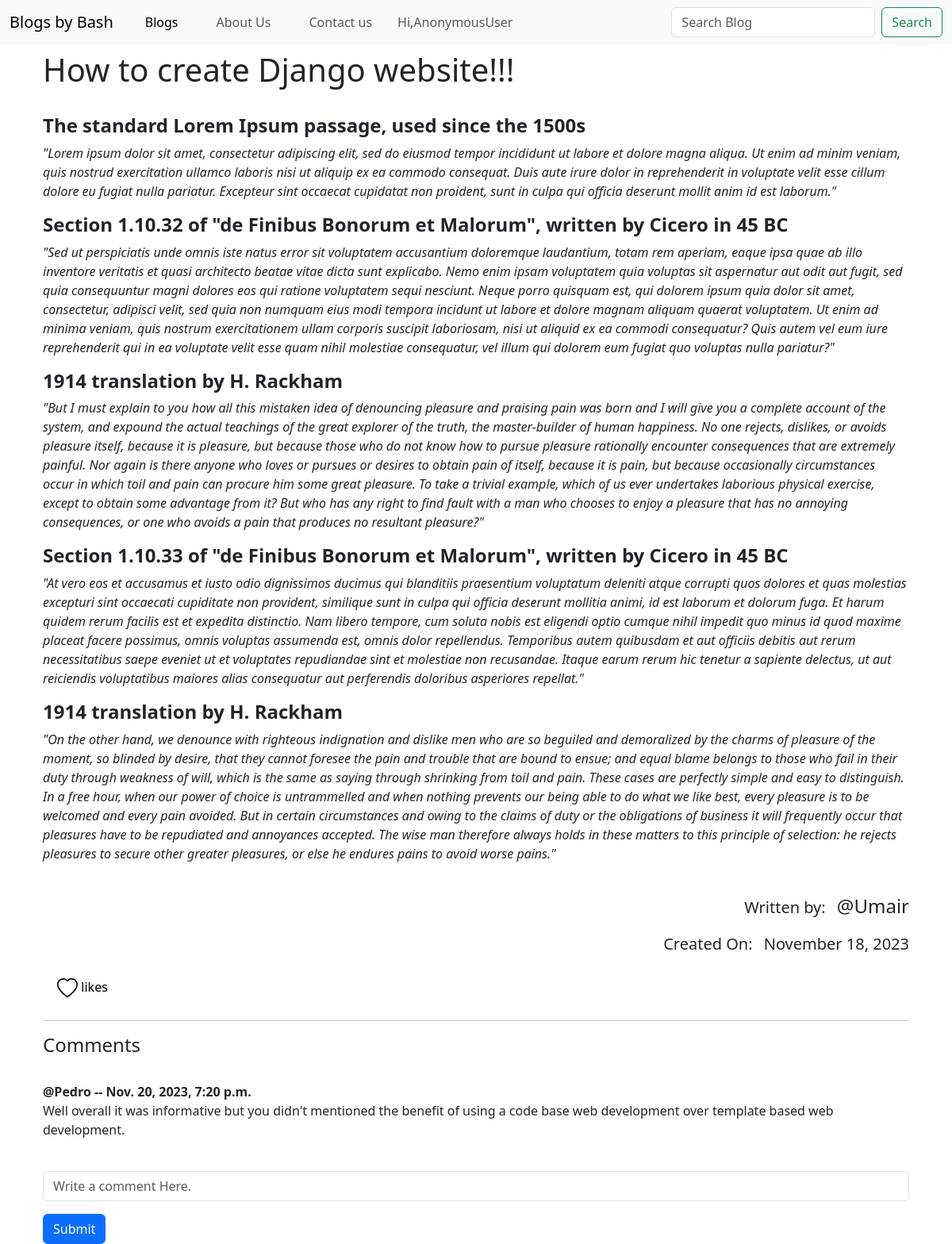
/Blogs_post/1/, run on an earlier commit of the app's database.
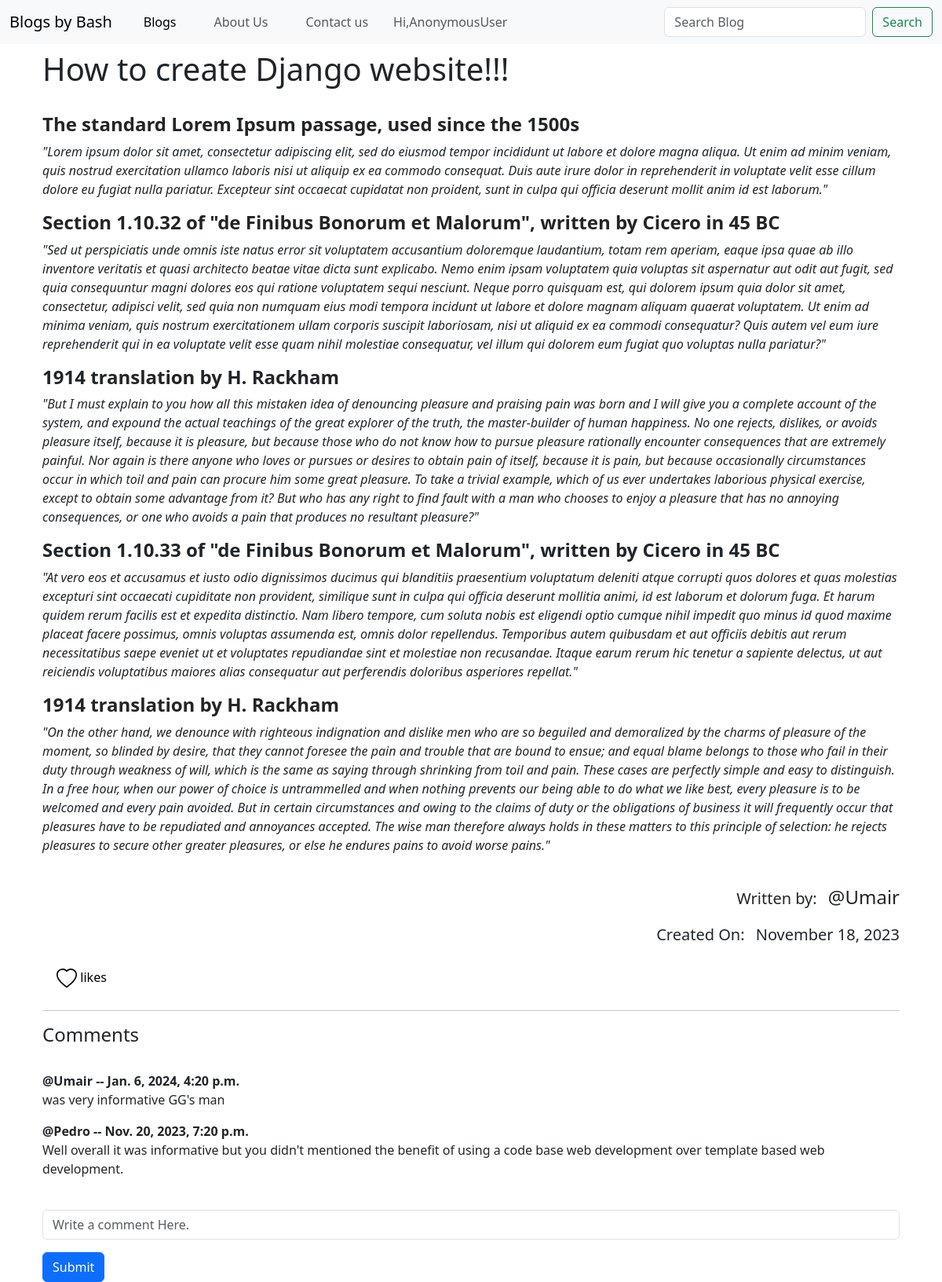
And on a later commit of the database.
### Blog_Website/models.py (models this page shows)
class Comments(models.Model):
    post = models.ForeignKey(Post , on_delete= models.CASCADE , null=True)
    cmt = models.TextField()
    name = models.CharField(max_length=50 , default="Anonymous")
    date_cmt = models.DateTimeField(auto_now_add=True)
    class Meta:
        ordering = ['-date_cmt']

### Blog_Website/views.py (the view, shortened to what this page needs)
# urls.py: path('Blogs_post/<str:pk>/', views.DescView, name='desc'),
def DescView(request, pk):
    post = Post.objects.filter(id = pk).first()
    comments= Comments.objects.filter(post=post)
    context = {'post': post , 'comments': comments}
    return render(request, 'detail.html', context)

### Blog_Website/templates/detail.html (shortened to what this page needs)
{% extends 'navbar.html' %}
{% block content %}
<!DOCTYPE html>
<html lang="en">
<head>
    <div class="container">
    <link href="https://cdn.jsdelivr.net/npm/bootstrap@5.3.2/dist/css/bootstrap.min.css"
     rel="stylesheet"
>
</head>
<body>
    <div class="container">
        <h1 >{{ post.title }}</h1>
        <br>
        {{ post.description | safe}}
        <br>
        <div class="col-md-12 text-end">
            <p style="display: inline-block; margin-right: 10px; font-size: 20px;">Written by:</p>
            <h4 style="display: inline-block; margin: 0;">@{{ post.auther }}</h4>
        </div>
        <div class="col-md-12 text-end">
            <p style="display: inline-block; margin-right: 10px; font-size: 20px;">Created On:</p>
            <p style="display: inline-block; margin: 0; font-size: 20px;">{{post.date_created|date:"F j, Y"}}</p>
        </div>
        <div class="like-container">
            <form action="" method="POST">
                <button type="submit">
                     likes
                </button>
            </form>
        </div>
        <div>
            <hr>
            <h4>Comments</h4>
            <br>
                  {% for c in comments %}
                    <strong>@{{c.name}} -- {{c.date_cmt}}</strong>
                    <br>
                    <p>{{c.cmt}}</p>
                  {% endfor %}
            <form action="" method="post">
                <div class="mb-3">
                    <input type="text" class="form-control" id="comment" name="comment" placeholder="Write a comment Here.">
                </div>
                <button type="submit" class="btn btn-primary">Submit</button>
            </form>
    </div>
        </div>
</body>
</html>
{% endblock %}

What changed in the data, as far as the page shows it:
added Comments: name "Umair", date_cmt "Jan. 6, 2024, 4:20 p.m.", cmt "was very informative GG's man"
